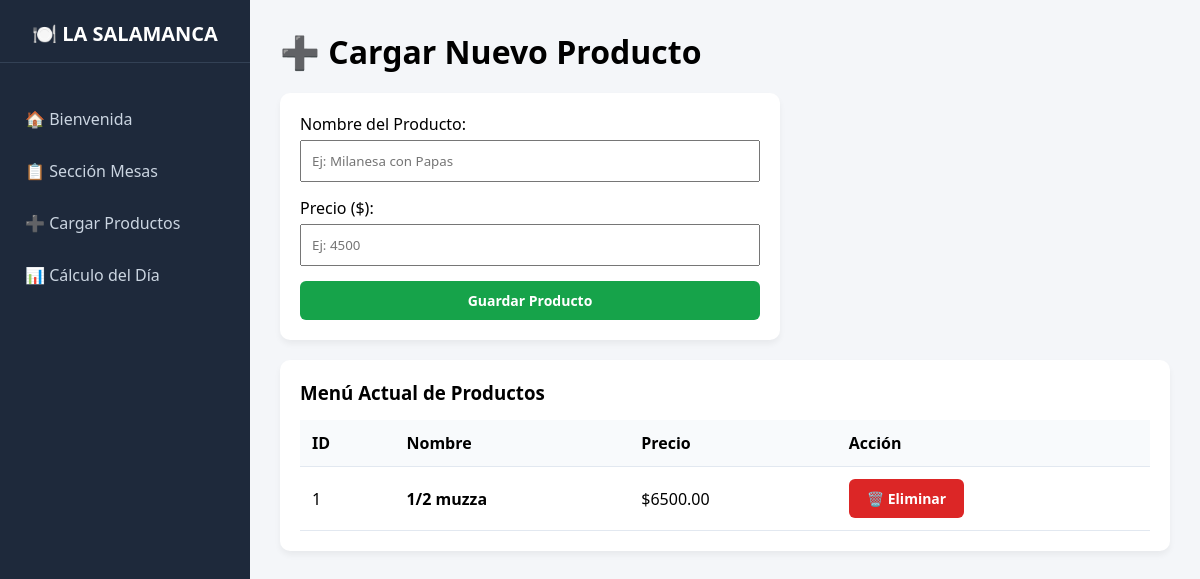
The page /productos on the database its author committed.
### tables this page shows
CREATE TABLE productos (
            id INTEGER PRIMARY KEY AUTOINCREMENT,
            nombre TEXT NOT NULL,
            precio REAL NOT NULL
        );

### app.py (the view, shortened to what this page needs)
@app.route('/productos', methods=['GET', 'POST'])
def productos():
    conn = get_db()
    lista_productos = conn.execute('SELECT * FROM productos ORDER BY id DESC').fetchall()
    conn.close()
    return render_template('productos.html', productos=lista_productos)

### app.py (called while the page is built)
def get_db():
    BASE_DIR = os.path.dirname(os.path.abspath(__file__))
    db_path = os.path.join(BASE_DIR, 'restaurante.db')
    conn = sqlite3.connect(db_path)
    conn.row_factory = sqlite3.Row
    return conn

### templates/productos.html
{% extends 'base.html' %}
{% block content %}
<h1>➕ Cargar Nuevo Producto</h1>
<div class="card" style="max-width: 500px; margin-top: 20px;">
    <form action="/productos" method="POST">
        <div style="margin-bottom: 15px;">
            <label style="display: block; margin-bottom: 5px;">Nombre del Producto:</label>
            <input type="text" name="nombre" style="width: 100%; padding: 10px;" placeholder="Ej: Milanesa con Papas" required>
        </div>
        <div style="margin-bottom: 15px;">
            <label style="display: block; margin-bottom: 5px;">Precio ($):</label>
            <input type="number" step="0.01" name="precio" style="width: 100%; padding: 10px;" placeholder="Ej: 4500" required>
        </div>
        <button type="submit" class="btn btn-success" style="width: 100%;">Guardar Producto</button>
    </form>
</div>
<div class="card" style="margin-top: 20px;">
    <h3>Menú Actual de Productos</h3>
    <table>
        <thead>
            <tr>
                <th>ID</th>
                <th>Nombre</th>
                <th>Precio</th>
                <th>Acción</th>
            </tr>
        </thead>
        <tbody>
            {% for prod in productos %}
            <tr>
                <td>{{ prod['id'] }}</td>
                <td><b>{{ prod['nombre'] }}</b></td>
                <td>${{ "%.2f"|format(prod['precio']) }}</td>
                <td>
                    <a href="/productos/eliminar/{{ prod['id'] }}" class="btn btn-danger" onclick="return confirm('¿Eliminar producto?');">🗑️ Eliminar</a>
                </td>
            </tr>
            {% else %}
            <tr><td colspan="4">Aún no hay productos ingresados.</td></tr>
            {% endfor %}
        </tbody>
    </table>
</div>
{% endblock %}

### templates/base.html (style rules this page uses)
* { box-sizing: border-box; margin: 0; padding: 0; font-family: 'Segoe UI', Arial, sans-serif; }
body { display: flex; height: 100vh; background-color: #f4f6f9; }
.card { background: white; padding: 20px; border-radius: 10px; box-shadow: 0 4px 6px rgba(0,0,0,0.05); margin-bottom: 20px; }
.btn { padding: 10px 18px; border: none; border-radius: 6px; cursor: pointer; text-decoration: none; font-size: 14px; font-weight: bold; display: inline-block; }
.btn-success { background-color: #16a34a; color: white; }
.btn-danger { background-color: #dc2626; color: white; }
table { width: 100%; border-collapse: collapse; margin-top: 15px; }
th, td { padding: 12px; border-bottom: 1px solid #e2e8f0; text-align: left; }
th { background-color: #f8fafc; }

### rows shown on the page
productos: id "1", nombre "1/2 muzza", precio "6500.00"
